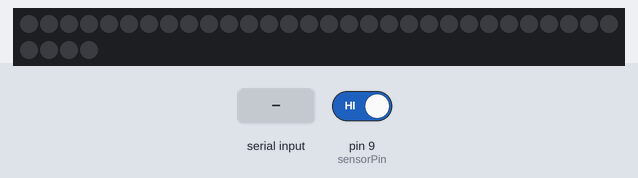
The sketch below on a simulated Teensy 4. On the bench: 34 RGB LEDs in strip order, left to right, continuing on the next row. Inputs (shaded band) come from the test bench; at power-on: pin 9 (sensorPin) HIGH.

Above: at 2.2 s.
2.3 s: pin 9 (sensorPin) driven LOW
At 2.46 s:
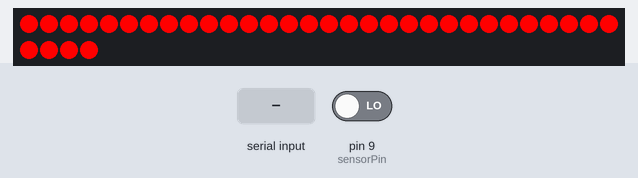
At 3.08 s:
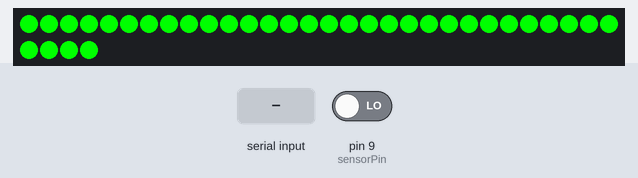
4.7 s: "1\n" received over the second serial link
At 5.84 s:
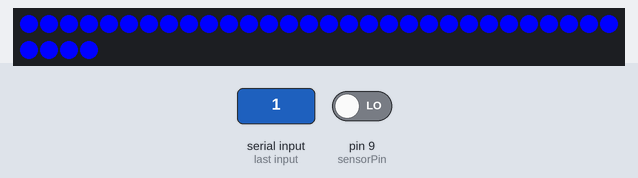
Timing chart, 0 to 7.7 s (numbered marks = the images above; inputs shaded):
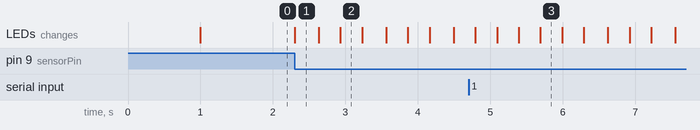

Measured:
- after the input at 2.3 s, the LEDs: change at once (image 1)

The sketch:

teensy.ino
```cpp
#include <FastLED.h>

#define N_LEDS      34      // vertical pixels
#define TYPE        APA102  // LED chipset
#define BRIGHTNESS  255     // PWM frequency
#define N_PIXELS    180     // horizontal pixels

// color
#define RED     0xFF0000
#define GREEN   0x00FF00
#define BLUE    0x0000FF

#define YELLOW  0xFFFF00
#define MAGENTA 0xFF00FF
#define CYAN    0x00FFFF

#define BLACK   0x000000
#define WHITE   0xFFFFFF

//bluetooth
#define bluetooth Serial1
int comm_index;
char string_buf[100];

// sensor
const int sensorPin = 9;
volatile int sensor_flag;

// timing
#define alpha 0.02
int timeNow;
int timeLast;
int rotationTime;
double accumulator;
volatile int refreshInterval;
volatile int sync_flag;
IntervalTimer refreshTimer; // led refresh timer interrupt

// led strip
CRGB leds[N_LEDS];
CRGB img[N_PIXELS][N_LEDS];

volatile int pixel;

void setup() {
  // power-up safety delay
  delay(1000);

  // set up photointerrupter sensor
  pinMode(sensorPin, INPUT);
  attachInterrupt(sensorPin, sensorISR, FALLING);

  // start listening to hardware serial 1
  bluetooth.begin(115200);

  // set up LED strip
  FastLED.addLeds<TYPE, BGR>(leds, N_LEDS);
  FastLED.setBrightness(BRIGHTNESS);
  FastLED.setCorrection(0xFFFFFF);
  FastLED.setTemperature(0xFFFFFF);

  // stripes
  init_leds_stripes();
  for(int i = 0; i < N_LEDS; i++) leds[i] = BLACK;
  FastLED.show();

  // init flags
  sensor_flag = 0;
  comm_index = 0;
  rotationTime = 0;
  timeNow = micros();
  timeLast = 0;
  pixel = 0;
  accumulator = 0;
}

void loop() {

  while(bluetooth.available()) {
    int row = comm_index % N_LEDS;
    int col = comm_index / N_LEDS;
    unsigned char b = bluetooth.read();

    if (b == 128) {
      if (comm_index > N_LEDS) {
        String s = String((int)accumulator);
        s.toCharArray(string_buf, 100);
        bluetooth.write("rot time: ");
        bluetooth.write(string_buf);
        s = String(refreshInterval);
        bluetooth.write("\nrot interval: ");
        s.toCharArray(string_buf, 100);
        bluetooth.write(string_buf);
        bluetooth.write("\n");
      }
      comm_index = 0;
    } else {
      img[col][row] = BLACK;
      if (b & 1) img[col][row].r = 255;
      if (b & 2) img[col][row].g = 255;
      if (b & 4) img[col][row].b = 255;
    }
    comm_index++;
  }

  // sync leds buffer and refresh
  if (sync_flag) {
    sync_flag = 0;
    syncLEDs();
    FastLED.show();
  }

  // compute time for one rotation and LED refresh interval
  if (sensor_flag) {

    sensor_flag = 0;
    int now = micros();
    if (now - timeNow > 20000) {
      refreshTimer.end();
      timeLast = timeNow;
      timeNow = now;
      rotationTime = timeNow - timeLast;
      // using expodential moving average to compute rolling average
      accumulator = (alpha * rotationTime) + (1.0 - alpha) * accumulator;
      refreshInterval = accumulator / N_PIXELS;

      pixel = 0;
      syncLEDs();
      FastLED.show();

      refreshTimer.begin(refreshISR, refreshInterval);
    }
  }
}

// setup test RGB stripes
void init_leds_stripes() {
  for (int i = 0; i < N_PIXELS; i++) {
    for (int j = 0; j < N_LEDS; j++) {
      switch (i / (N_PIXELS / 6)) {
        case 0: img[i][j] = RED; break;
        case 1: img[i][j] = BLUE; break;
        case 2: img[i][j] = GREEN; break;
        case 3: img[i][j] = RED; break;
        case 4: img[i][j] = BLUE; break;
        default: img[i][j] = GREEN; break;
      }
    }
  }
}

// set all led color values to 0
void init_leds_black() {
  for (int i = 0; i < N_PIXELS; i++) {
    for (int j = 0; j < N_LEDS; j++) {
      img[i][j] = BLACK;
    }
  }
}

// copy the indexed frame buffer column to the led buffer,
// then advance the column index
inline void syncLEDs() {
  for (int i = 0; i < N_LEDS; i++) {
    leds[i] = img[pixel % N_PIXELS][i];
  }
  pixel++;
}

// refresh the LEDs
void refreshISR (void) {
  sync_flag = 1;
}

// set sensor flag
void sensorISR (void) {
  sensor_flag = 1;
}
```
